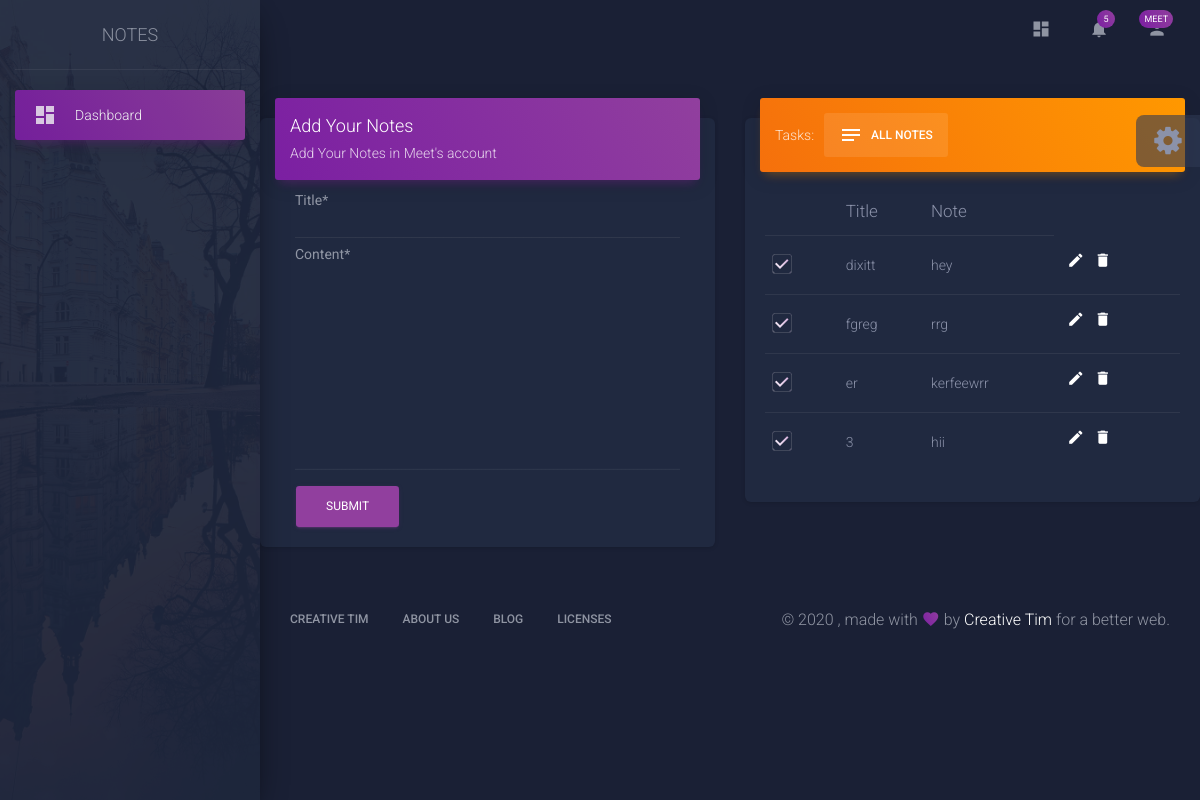
/index/ (signed in), run on an earlier commit of the app's database.
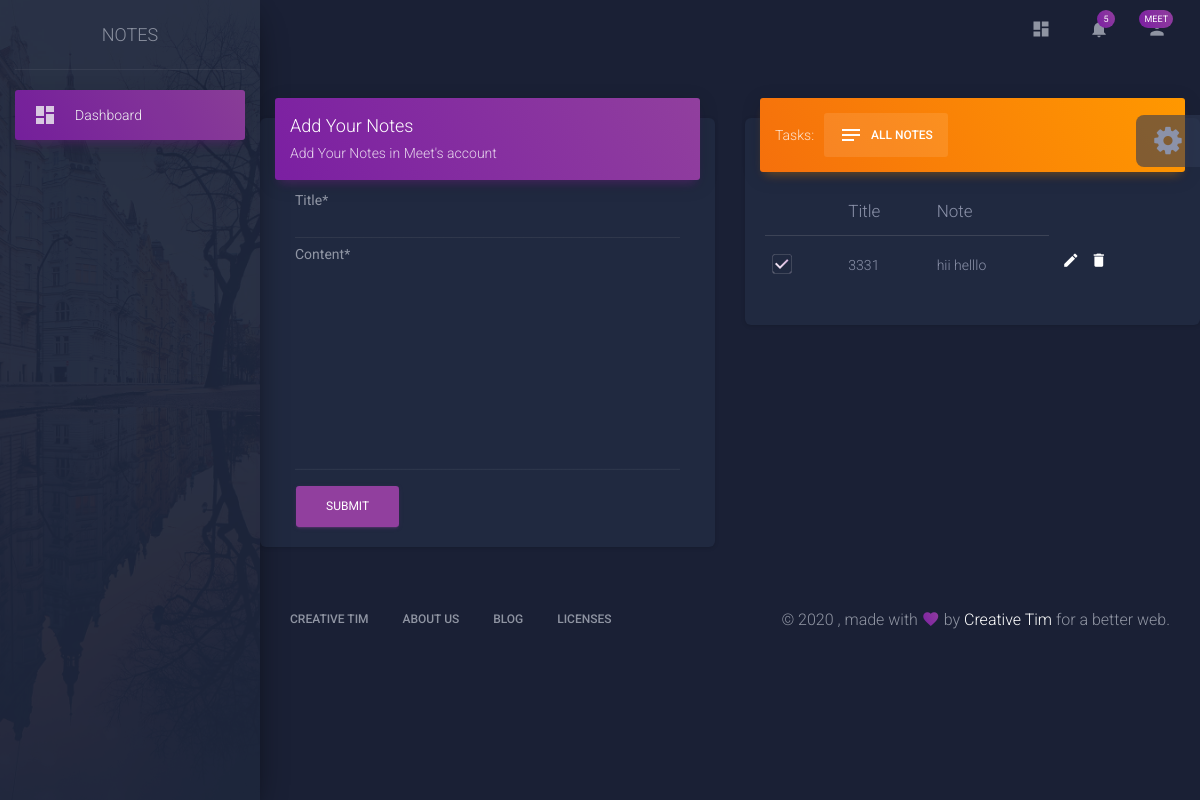
And on a later commit of the database.
### mydata/models.py (models this page shows, shortened)
class Info(models.Model):
    title=models.CharField( max_length=50)
    content=models.TextField( max_length=500)
    created_date=models.DateTimeField(auto_now_add=True)
    updated_date=models.DateTimeField(auto_now=True)
    note_user = models.ForeignKey(User, on_delete=models.CASCADE)

### mydata/views.py (the view)
# urls.py: path('index/',views.index , name='index'),
@login_required
def index(request):
    if request.method == 'POST':
        form = AddNoteForm(request.POST)
        if form.is_valid():
            notetitle = form.cleaned_data.get('title')
            notecontent = form.cleaned_data.get('content')
            notecretaedate = form.cleaned_data.get('created_date')
            noteupdateddate = form.cleaned_data.get('updated_date')
            usr = request.user
            qry = Info.objects.create(title= notetitle,content= notecontent,created_date=notecretaedate,updated_date=noteupdateddate, note_user=usr)
            qry.save()
            messages.success(request, f'Note Added For {notetitle} ')
            return redirect('index')
    else :
        form = AddNoteForm()
        usr = request.user
    mynotes = Info.objects.filter(note_user=request.user).order_by('-pk')
    context = {'form': form, 'notes': mynotes}
    return render(request, 'index.html', context )

### mydata/forms.py
class AddNoteForm(forms.ModelForm):
    class Meta:
        model = Info
        fields= ('title','content')

### mydata/templates/index.html (shortened to what this page needs)
{% extends 'common.html' %}
{% load crispy_forms_tags %}
{% block content %}
<div class='row'>
    <div class="col-lg-6 col-md-12">
              <div class="card">
                <div class="card-header card-header-primary">
                  <h4 class="card-title">Add Your Notes</h4>
                  <p class="card-category">Add Your Notes in {{user.get_username}}'s account</p>
                </div>
                <div class="card-body table-responsive">
                    <form method='POST' class='container'>
                        {{form | crispy }}
                        <input type="submit" class="btn btn-primary">
                    </form>
                </div>
              </div>
            </div>
   <div class="col-lg-6 col-md-12">
              <div class="card">
                <div class="card-header card-header-tabs card-header-warning">
                  <div class="nav-tabs-navigation">
                    <div class="nav-tabs-wrapper">
                      <span class="nav-tabs-title">Tasks:</span>
                      <ul class="nav nav-tabs" data-tabs="tabs">
                        <li class="nav-item">
                          <a class="nav-link active" href="#profile" data-toggle="tab">
                            <i class="material-icons">notes</i> All Notes
                            <div class="ripple-container"></div>
                          </a>
                        </li>
                         </ul>
                    </div>
                  </div>
                </div>
                <div class="card-body">
                  <div class="tab-content">
                    <div class="tab-pane active" id="profile">
                      <table class="table">
                        <tbody>
                        <thead>
                        <th>  </th>
                        <th> Title </th>
                        <th> Note </th>
                        </thead>
                        {% for n in notes %}
                        <tr>
                            <td>
                              <div class="form-check">
                                <label class="form-check-label">
                                  <span class="form-check-sign">
                                    <span class="check"></span>
                                  </span>
                                </label>
                              </div>
                            </td>
                            <td>
                                {{n.title}}
                                </td>
                                <td>
                                {{n.content}}
                            </td>
                            <td class="td-actions text-right">
                              <a href="/edit/{{n.pk}}" type="button" rel="tooltip" title="Edit Task" class="btn btn-white btn-link btn-sm">
                                <i class="material-icons">edit</i>
                              </a>
                              <a href="/delete/{{n.pk}}" rel="tooltip" title="Remove" class="btn btn-white btn-link btn-sm">
                                <i class="material-icons">delete</i>
                              </a>
                            </td>
                          </tr>
                          {% endfor %}
                        </tbody>
                      </table>
                    </div>
                  </div>
                </div>
              </div>
            </div>
</div>
{% endblock content %}

### mydata/templates/common.html (shortened to what this page needs)
{% load static %}
<!doctype html>
<html lang="en">
  <head>
    <link rel="stylesheet" href="https://maxcdn.bootstrapcdn.com/font-awesome/latest/css/font-awesome.min.css" />
    <link rel="stylesheet" href={% static 'assets/css/material-dashboard.css' %}>
  </head>
  <body class="dark-edition">
    <div class="wrapper ">
      <div class="sidebar" data-color="purple" data-background-color="black" data-image={% static 'assets/img/sidebar-2.jpg' %}>
        <div class="logo"><a href="http://www.creative-tim.com" class="simple-text logo-normal">
            Notes
          </a></div>
        <div class="sidebar-wrapper">
          <ul class="nav">
            <li class="nav-item active">
              <a class="nav-link" >
                <i class="material-icons">dashboard</i>
                <p>Dashboard</p>
              </a>
            </li>
          </ul>
        </div>
      </div>
      <div class="main-panel">
        <nav class="navbar navbar-expand-lg navbar-transparent navbar-absolute fixed-top " id="navigation-example">
          <div class="container-fluid">
            <div class="collapse navbar-collapse justify-content-end">
              <ul class="navbar-nav">
                <li class="nav-item">
                  <a class="nav-link" href="javascript:void(0)">
                    <i class="material-icons">dashboard</i>
                  </a>
                </li>
                <li class="nav-item dropdown">
                  <a class="nav-link" href="javscript:void(0)" id="navbarDropdownMenuLink" data-toggle="dropdown" aria-haspopup="true" aria-expanded="false">
                    <i class="material-icons">notifications</i>
                    <span class="notification">5</span>
                  </a>
                </li>
                <li class="nav-item dropdown">
                  <a class="nav-link" href="javscript:void(0)" id="navbarDropdownMenuLink" data-toggle="dropdown" aria-haspopup="true" aria-expanded="false">
                    <i class="material-icons">person</i>
                    <span class="notification">{{user.get_username}}</span>
                  </a>
                </li>
              </ul>
            </div>
          </div>
        </nav>
<div class="card-body mt-5 mb-0">
</div>
{% block content %}
{% endblock content %}
   <footer class="footer">
        <div class="container-fluid">
          <nav class="float-left">
            <ul>
              <li>
                <a href="https://www.creative-tim.com">
                  Creative Tim
                </a>
              </li>
              <li>
                <a href="https://creative-tim.com/presentation">
                  About Us
                </a>
              </li>
              <li>
                <a href="http://blog.creative-tim.com">
                  Blog
                </a>
              </li>
              <li>
                <a href="https://www.creative-tim.com/license">
                  Licenses
                </a>
              </li>
            </ul>
          </nav>
          <div class="copyright float-right" id="date">
            , made with <i class="material-icons">favorite</i> by
            <a href="https://www.creative-tim.com" target="_blank">Creative Tim</a> for a better web.
          </div>
        </div>
      </footer>
    </div>
  </div>
  <div class="fixed-plugin">
    <div class="dropdown show-dropdown">
      <a href="#" data-toggle="dropdown">
        <i class="fa fa-cog fa-2x"> </i>
      </a>
    </div>
  </div>
</body>
</html>

What changed in the data, as far as the page shows it:
removed Info: title "dixitt", content "hey"
removed Info: title "fgreg", content "rrg"
removed Info: title "er", content "kerfeewrr"
removed Info: title "3", content "hii"
added Info: title "3331", content "hii helllo"
